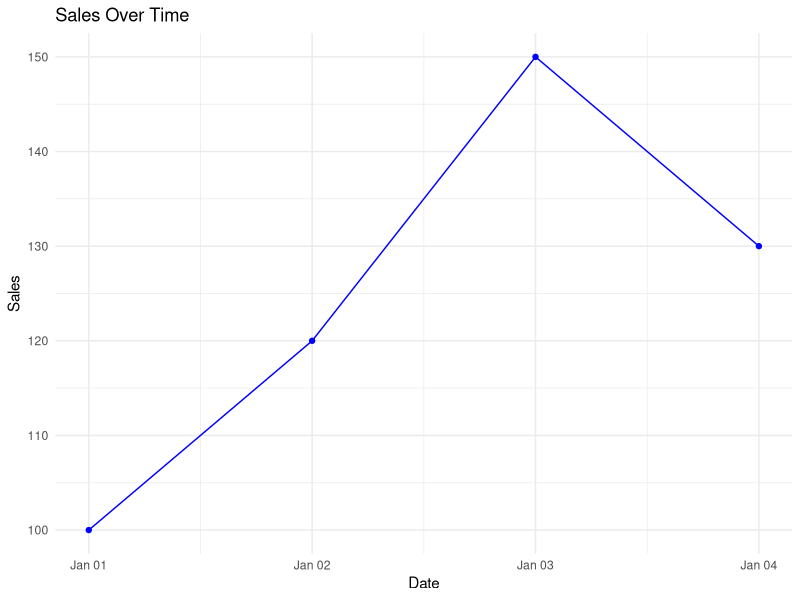

Write R code to recreate this figure.
# plot_generator - Generated by AI Dev Assistant

library(ggplot2)

# Load the sales data
# Assuming the data file is in the same directory as the script
sales_data <- read.csv("sales_data.csv")

# Create a plot
plot <- ggplot(sales_data, aes(x = as.Date(date), y = sales)) +
  geom_line(color = "blue") +
  geom_point(color = "blue") +
  labs(title = "Sales Over Time", x = "Date", y = "Sales") +
  theme_minimal()

# Save the plot as a PNG file
ggsave("sales_plot.png", plot, width = 8, height = 6, units = "in")